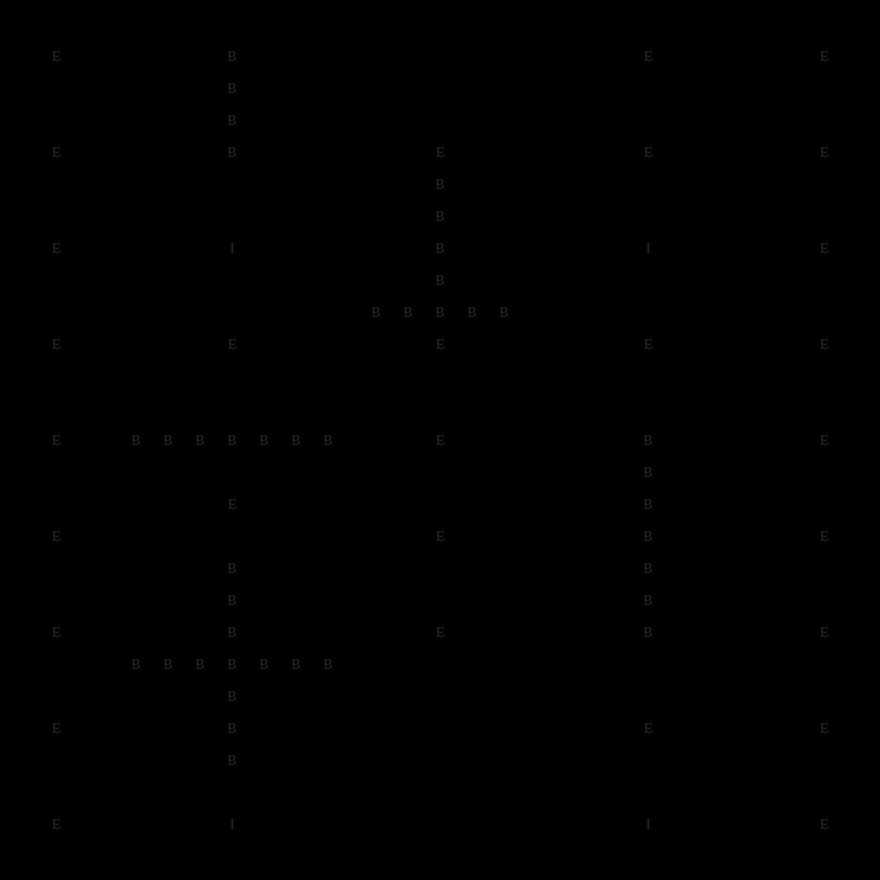

Below is a game level as drawn by its tile map, then a one-line description and the .tmx file that defines it, in full:
An orthogonal 55x55 tile map with 16x16 px tiles, 1 tile layer (タイル・レイヤー 1), 2 tilesets.

<map version="1.2" tiledversion="1.3.4" orientation="orthogonal" renderorder="right-down" width="55" height="55" tilewidth="16" tileheight="16" infinite="0" nextlayerid="6" nextobjectid="1">
 <editorsettings>
  <export target="../Stage1.csv" format="csv" />
 </editorsettings>
 <tileset firstgid="1" name="設置オブジェクト" tilewidth="1" tileheight="1" tilecount="0" columns="0" />
 <tileset firstgid="1" source="Stage_ID.tsx" />
 <layer id="1" name="タイル・レイヤー 1" width="55" height="55">
  <data encoding="csv">
0,0,0,0,0,0,0,0,0,0,0,0,0,0,0,0,0,0,0,0,0,0,0,0,0,0,0,0,0,0,0,0,0,0,0,0,0,0,0,0,0,0,0,0,0,0,0,0,0,0,0,0,0,0,0,
0,0,0,0,0,0,0,0,0,0,0,0,0,0,0,0,0,0,0,0,0,0,0,0,0,0,0,0,0,0,0,0,0,0,0,0,0,0,0,0,0,0,0,0,0,0,0,0,0,0,0,0,0,0,0,
0,0,0,0,0,0,0,0,0,0,0,0,0,0,0,0,0,0,0,0,0,0,0,0,0,0,0,0,0,0,0,0,0,0,0,0,0,0,0,0,0,0,0,0,0,0,0,0,0,0,0,0,0,0,0,
0,0,0,3,0,0,0,0,0,0,0,0,0,0,2,0,0,0,0,0,0,0,0,0,0,0,0,0,0,0,0,0,0,0,0,0,0,0,0,0,3,0,0,0,0,0,0,0,0,0,0,3,0,0,0,
0,0,0,0,0,0,0,0,0,0,0,0,0,0,0,0,0,0,0,0,0,0,0,0,0,0,0,0,0,0,0,0,0,0,0,0,0,0,0,0,0,0,0,0,0,0,0,0,0,0,0,0,0,0,0,
0,0,0,0,0,0,0,0,0,0,0,0,0,0,2,0,0,0,0,0,0,0,0,0,0,0,0,0,0,0,0,0,0,0,0,0,0,0,0,0,0,0,0,0,0,0,0,0,0,0,0,0,0,0,0,
0,0,0,0,0,0,0,0,0,0,0,0,0,0,0,0,0,0,0,0,0,0,0,0,0,0,0,0,0,0,0,0,0,0,0,0,0,0,0,0,0,0,0,0,0,0,0,0,0,0,0,0,0,0,0,
0,0,0,0,0,0,0,0,0,0,0,0,0,0,2,0,0,0,0,0,0,0,0,0,0,0,0,0,0,0,0,0,0,0,0,0,0,0,0,0,0,0,0,0,0,0,0,0,0,0,0,0,0,0,0,
0,0,0,0,0,0,0,0,0,0,0,0,0,0,0,0,0,0,0,0,0,0,0,0,0,0,0,0,0,0,0,0,0,0,0,0,0,0,0,0,0,0,0,0,0,0,0,0,0,0,0,0,0,0,0,
0,0,0,3,0,0,0,0,0,0,0,0,0,0,2,0,0,0,0,0,0,0,0,0,0,0,0,3,0,0,0,0,0,0,0,0,0,0,0,0,3,0,0,0,0,0,0,0,0,0,0,3,0,0,0,
0,0,0,0,0,0,0,0,0,0,0,0,0,0,0,0,0,0,0,0,0,0,0,0,0,0,0,0,0,0,0,0,0,0,0,0,0,0,0,0,0,0,0,0,0,0,0,0,0,0,0,0,0,0,0,
0,0,0,0,0,0,0,0,0,0,0,0,0,0,0,0,0,0,0,0,0,0,0,0,0,0,0,2,0,0,0,0,0,0,0,0,0,0,0,0,0,0,0,0,0,0,0,0,0,0,0,0,0,0,0,
0,0,0,0,0,0,0,0,0,0,0,0,0,0,0,0,0,0,0,0,0,0,0,0,0,0,0,0,0,0,0,0,0,0,0,0,0,0,0,0,0,0,0,0,0,0,0,0,0,0,0,0,0,0,0,
0,0,0,0,0,0,0,0,0,0,0,0,0,0,0,0,0,0,0,0,0,0,0,0,0,0,0,2,0,0,0,0,0,0,0,0,0,0,0,0,0,0,0,0,0,0,0,0,0,0,0,0,0,0,0,
0,0,0,0,0,0,0,0,0,0,0,0,0,0,0,0,0,0,0,0,0,0,0,0,0,0,0,0,0,0,0,0,0,0,0,0,0,0,0,0,0,0,0,0,0,0,0,0,0,0,0,0,0,0,0,
0,0,0,3,0,0,0,0,0,0,0,0,0,0,4,0,0,0,0,0,0,0,0,0,0,0,0,2,0,0,0,0,0,0,0,0,0,0,0,0,4,0,0,0,0,0,0,0,0,0,0,3,0,0,0,
0,0,0,0,0,0,0,0,0,0,0,0,0,0,0,0,0,0,0,0,0,0,0,0,0,0,0,0,0,0,0,0,0,0,0,0,0,0,0,0,0,0,0,0,0,0,0,0,0,0,0,0,0,0,0,
0,0,0,0,0,0,0,0,0,0,0,0,0,0,0,0,0,0,0,0,0,0,0,0,0,0,0,2,0,0,0,0,0,0,0,0,0,0,0,0,0,0,0,0,0,0,0,0,0,0,0,0,0,0,0,
0,0,0,0,0,0,0,0,0,0,0,0,0,0,0,0,0,0,0,0,0,0,0,0,0,0,0,0,0,0,0,0,0,0,0,0,0,0,0,0,0,0,0,0,0,0,0,0,0,0,0,0,0,0,0,
0,0,0,0,0,0,0,0,0,0,0,0,0,0,0,0,0,0,0,0,0,0,0,2,0,2,0,2,0,2,0,2,0,0,0,0,0,0,0,0,0,0,0,0,0,0,0,0,0,0,0,0,0,0,0,
0,0,0,0,0,0,0,0,0,0,0,0,0,0,0,0,0,0,0,0,0,0,0,0,0,0,0,0,0,0,0,0,0,0,0,0,0,0,0,0,0,0,0,0,0,0,0,0,0,0,0,0,0,0,0,
0,0,0,3,0,0,0,0,0,0,0,0,0,0,3,0,0,0,0,0,0,0,0,0,0,0,0,3,0,0,0,0,0,0,0,0,0,0,0,0,3,0,0,0,0,0,0,0,0,0,0,3,0,0,0,
0,0,0,0,0,0,0,0,0,0,0,0,0,0,0,0,0,0,0,0,0,0,0,0,0,0,0,0,0,0,0,0,0,0,0,0,0,0,0,0,0,0,0,0,0,0,0,0,0,0,0,0,0,0,0,
0,0,0,0,0,0,0,0,0,0,0,0,0,0,0,0,0,0,0,0,0,0,0,0,0,0,0,0,0,0,0,0,0,0,0,0,0,0,0,0,0,0,0,0,0,0,0,0,0,0,0,0,0,0,0,
0,0,0,0,0,0,0,0,0,0,0,0,0,0,0,0,0,0,0,0,0,0,0,0,0,0,0,0,0,0,0,0,0,0,0,0,0,0,0,0,0,0,0,0,0,0,0,0,0,0,0,0,0,0,0,
0,0,0,0,0,0,0,0,0,0,0,0,0,0,0,0,0,0,0,0,0,0,0,0,0,0,0,0,0,0,0,0,0,0,0,0,0,0,0,0,0,0,0,0,0,0,0,0,0,0,0,0,0,0,0,
0,0,0,0,0,0,0,0,0,0,0,0,0,0,0,0,0,0,0,0,0,0,0,0,0,0,0,0,0,0,0,0,0,0,0,0,0,0,0,0,0,0,0,0,0,0,0,0,0,0,0,0,0,0,0,
0,0,0,3,0,0,0,0,2,0,2,0,2,0,2,0,2,0,2,0,2,0,0,0,0,0,0,3,0,0,0,0,0,0,0,0,0,0,0,0,2,0,0,0,0,0,0,0,0,0,0,3,0,0,0,
0,0,0,0,0,0,0,0,0,0,0,0,0,0,0,0,0,0,0,0,0,0,0,0,0,0,0,0,0,0,0,0,0,0,0,0,0,0,0,0,0,0,0,0,0,0,0,0,0,0,0,0,0,0,0,
0,0,0,0,0,0,0,0,0,0,0,0,0,0,0,0,0,0,0,0,0,0,0,0,0,0,0,0,0,0,0,0,0,0,0,0,0,0,0,0,2,0,0,0,0,0,0,0,0,0,0,0,0,0,0,
0,0,0,0,0,0,0,0,0,0,0,0,0,0,0,0,0,0,0,0,0,0,0,0,0,0,0,0,0,0,0,0,0,0,0,0,0,0,0,0,0,0,0,0,0,0,0,0,0,0,0,0,0,0,0,
0,0,0,0,0,0,0,0,0,0,0,0,0,0,3,0,0,0,0,0,0,0,0,0,0,0,0,0,0,0,0,0,0,0,0,0,0,0,0,0,2,0,0,0,0,0,0,0,0,0,0,0,0,0,0,
0,0,0,0,0,0,0,0,0,0,0,0,0,0,0,0,0,0,0,0,0,0,0,0,0,0,0,0,0,0,0,0,0,0,0,0,0,0,0,0,0,0,0,0,0,0,0,0,0,0,0,0,0,0,0,
0,0,0,3,0,0,0,0,0,0,0,0,0,0,0,0,0,0,0,0,0,0,0,0,0,0,0,3,0,0,0,0,0,0,0,0,0,0,0,0,2,0,0,0,0,0,0,0,0,0,0,3,0,0,0,
0,0,0,0,0,0,0,0,0,0,0,0,0,0,0,0,0,0,0,0,0,0,0,0,0,0,0,0,0,0,0,0,0,0,0,0,0,0,0,0,0,0,0,0,0,0,0,0,0,0,0,0,0,0,0,
0,0,0,0,0,0,0,0,0,0,0,0,0,0,2,0,0,0,0,0,0,0,0,0,0,0,0,0,0,0,0,0,0,0,0,0,0,0,0,0,2,0,0,0,0,0,0,0,0,0,0,0,0,0,0,
0,0,0,0,0,0,0,0,0,0,0,0,0,0,0,0,0,0,0,0,0,0,0,0,0,0,0,0,0,0,0,0,0,0,0,0,0,0,0,0,0,0,0,0,0,0,0,0,0,0,0,0,0,0,0,
0,0,0,0,0,0,0,0,0,0,0,0,0,0,2,0,0,0,0,0,0,0,0,0,0,0,0,0,0,0,0,0,0,0,0,0,0,0,0,0,2,0,0,0,0,0,0,0,0,0,0,0,0,0,0,
0,0,0,0,0,0,0,0,0,0,0,0,0,0,0,0,0,0,0,0,0,0,0,0,0,0,0,0,0,0,0,0,0,0,0,0,0,0,0,0,0,0,0,0,0,0,0,0,0,0,0,0,0,0,0,
0,0,0,3,0,0,0,0,0,0,0,0,0,0,2,0,0,0,0,0,0,0,0,0,0,0,0,3,0,0,0,0,0,0,0,0,0,0,0,0,2,0,0,0,0,0,0,0,0,0,0,3,0,0,0,
0,0,0,0,0,0,0,0,0,0,0,0,0,0,0,0,0,0,0,0,0,0,0,0,0,0,0,0,0,0,0,0,0,0,0,0,0,0,0,0,0,0,0,0,0,0,0,0,0,0,0,0,0,0,0,
0,0,0,0,0,0,0,0,2,0,2,0,2,0,2,0,2,0,2,0,2,0,0,0,0,0,0,0,0,0,0,0,0,0,0,0,0,0,0,0,0,0,0,0,0,0,0,0,0,0,0,0,0,0,0,
0,0,0,0,0,0,0,0,0,0,0,0,0,0,0,0,0,0,0,0,0,0,0,0,0,0,0,0,0,0,0,0,0,0,0,0,0,0,0,0,0,0,0,0,0,0,0,0,0,0,0,0,0,0,0,
0,0,0,0,0,0,0,0,0,0,0,0,0,0,2,0,0,0,0,0,0,0,0,0,0,0,0,0,0,0,0,0,0,0,0,0,0,0,0,0,0,0,0,0,0,0,0,0,0,0,0,0,0,0,0,
0,0,0,0,0,0,0,0,0,0,0,0,0,0,0,0,0,0,0,0,0,0,0,0,0,0,0,0,0,0,0,0,0,0,0,0,0,0,0,0,0,0,0,0,0,0,0,0,0,0,0,0,0,0,0,
0,0,0,3,0,0,0,0,0,0,0,0,0,0,2,0,0,0,0,0,0,0,0,0,0,0,0,0,0,0,0,0,0,0,0,0,0,0,0,0,3,0,0,0,0,0,0,0,0,0,0,3,0,0,0,
0,0,0,0,0,0,0,0,0,0,0,0,0,0,0,0,0,0,0,0,0,0,0,0,0,0,0,0,0,0,0,0,0,0,0,0,0,0,0,0,0,0,0,0,0,0,0,0,0,0,0,0,0,0,0,
0,0,0,0,0,0,0,0,0,0,0,0,0,0,2,0,0,0,0,0,0,0,0,0,0,0,0,0,0,0,0,0,0,0,0,0,0,0,0,0,0,0,0,0,0,0,0,0,0,0,0,0,0,0,0,
0,0,0,0,0,0,0,0,0,0,0,0,0,0,0,0,0,0,0,0,0,0,0,0,0,0,0,0,0,0,0,0,0,0,0,0,0,0,0,0,0,0,0,0,0,0,0,0,0,0,0,0,0,0,0,
0,0,0,0,0,0,0,0,0,0,0,0,0,0,0,0,0,0,0,0,0,0,0,0,0,0,0,0,0,0,0,0,0,0,0,0,0,0,0,0,0,0,0,0,0,0,0,0,0,0,0,0,0,0,0,
0,0,0,0,0,0,0,0,0,0,0,0,0,0,0,0,0,0,0,0,0,0,0,0,0,0,0,0,0,0,0,0,0,0,0,0,0,0,0,0,0,0,0,0,0,0,0,0,0,0,0,0,0,0,0,
0,0,0,3,0,0,0,0,0,0,0,0,0,0,4,0,0,0,0,0,0,0,0,0,0,0,0,0,0,0,0,0,0,0,0,0,0,0,0,0,4,0,0,0,0,0,0,0,0,0,0,3,0,0,0,
0,0,0,0,0,0,0,0,0,0,0,0,0,0,0,0,0,0,0,0,0,0,0,0,0,0,0,0,0,0,0,0,0,0,0,0,0,0,0,0,0,0,0,0,0,0,0,0,0,0,0,0,0,0,0,
0,0,0,0,0,0,0,0,0,0,0,0,0,0,0,0,0,0,0,0,0,0,0,0,0,0,0,0,0,0,0,0,0,0,0,0,0,0,0,0,0,0,0,0,0,0,0,0,0,0,0,0,0,0,0,
0,0,0,0,0,0,0,0,0,0,0,0,0,0,0,0,0,0,0,0,0,0,0,0,0,0,0,0,0,0,0,0,0,0,0,0,0,0,0,0,0,0,0,0,0,0,0,0,0,0,0,0,0,0,0
</data>
 </layer>
</map>
